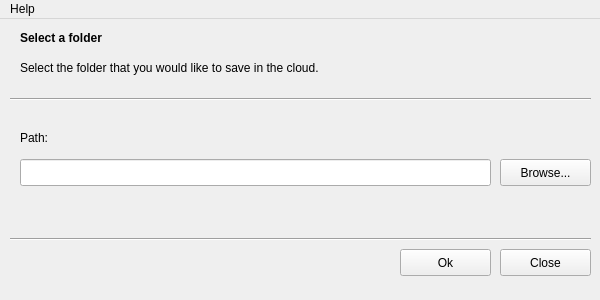
<?xml version="1.0" encoding="UTF-8"?>
<ui version="4.0">
 <class>Configuration</class>
 <widget class="QMainWindow" name="Configuration">
  <property name="geometry">
   <rect>
    <x>0</x>
    <y>0</y>
    <width>600</width>
    <height>300</height>
   </rect>
  </property>
  <property name="minimumSize">
   <size>
    <width>600</width>
    <height>300</height>
   </size>
  </property>
  <property name="maximumSize">
   <size>
    <width>600</width>
    <height>300</height>
   </size>
  </property>
  <property name="windowTitle">
   <string>MainWindow</string>
  </property>
  <widget class="QWidget" name="centralwidget">
   <widget class="QLineEdit" name="pathEdit">
    <property name="geometry">
     <rect>
      <x>20</x>
      <y>140</y>
      <width>471</width>
      <height>27</height>
     </rect>
    </property>
   </widget>
   <widget class="QLabel" name="titleLabel">
    <property name="geometry">
     <rect>
      <x>20</x>
      <y>10</y>
      <width>161</width>
      <height>17</height>
     </rect>
    </property>
    <property name="font">
     <font>
      <weight>75</weight>
      <bold>true</bold>
     </font>
    </property>
    <property name="text">
     <string>Select a folder</string>
    </property>
   </widget>
   <widget class="Line" name="topLine">
    <property name="geometry">
     <rect>
      <x>10</x>
      <y>70</y>
      <width>581</width>
      <height>20</height>
     </rect>
    </property>
    <property name="orientation">
     <enum>Qt::Horizontal</enum>
    </property>
   </widget>
   <widget class="QLabel" name="descriptionLabel">
    <property name="geometry">
     <rect>
      <x>20</x>
      <y>40</y>
      <width>611</width>
      <height>17</height>
     </rect>
    </property>
    <property name="text">
     <string>Select the folder that you would like to save in the cloud.</string>
    </property>
   </widget>
   <widget class="QPushButton" name="browseButton">
    <property name="geometry">
     <rect>
      <x>500</x>
      <y>140</y>
      <width>91</width>
      <height>27</height>
     </rect>
    </property>
    <property name="text">
     <string>Browse...</string>
    </property>
   </widget>
   <widget class="QLabel" name="pathLabel">
    <property name="geometry">
     <rect>
      <x>20</x>
      <y>110</y>
      <width>67</width>
      <height>17</height>
     </rect>
    </property>
    <property name="text">
     <string>Path:</string>
    </property>
   </widget>
   <widget class="QPushButton" name="closeButton">
    <property name="geometry">
     <rect>
      <x>500</x>
      <y>230</y>
      <width>91</width>
      <height>27</height>
     </rect>
    </property>
    <property name="text">
     <string>Close</string>
    </property>
   </widget>
   <widget class="Line" name="bottomLine">
    <property name="geometry">
     <rect>
      <x>10</x>
      <y>210</y>
      <width>581</width>
      <height>20</height>
     </rect>
    </property>
    <property name="orientation">
     <enum>Qt::Horizontal</enum>
    </property>
   </widget>
   <widget class="QPushButton" name="okButton">
    <property name="geometry">
     <rect>
      <x>400</x>
      <y>230</y>
      <width>91</width>
      <height>27</height>
     </rect>
    </property>
    <property name="text">
     <string>Ok</string>
    </property>
   </widget>
  </widget>
  <widget class="QMenuBar" name="menubar">
   <property name="geometry">
    <rect>
     <x>0</x>
     <y>0</y>
     <width>600</width>
     <height>25</height>
    </rect>
   </property>
   <widget class="QMenu" name="menuHelp">
    <property name="title">
     <string>Help</string>
    </property>
    <addaction name="actionAbout"/>
   </widget>
   <addaction name="menuHelp"/>
  </widget>
  <action name="actionAbout">
   <property name="text">
    <string>About</string>
   </property>
  </action>
 </widget>
 <resources/>
 <connections/>
</ui>
